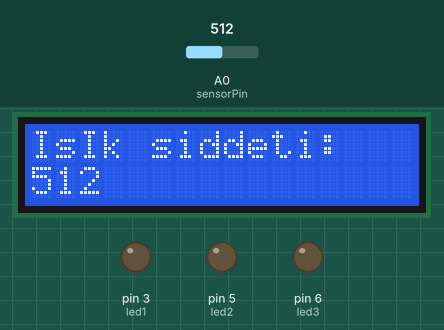
A sketch run on a simulated Arduino Uno, built with avr-gcc and run on an emulated ATmega328P. On the bench: 16×2 character LCD, output pins drawn as LEDs (lit = HIGH). The test bench sets the inputs (shaded band); at power-on: A0 (sensorPin) = 512. What the sketch prints to the serial monitor is not drawn.

Above: at 6.3 s.
6.4 s: A0 (sensorPin) set to 419
At 6.9 s:
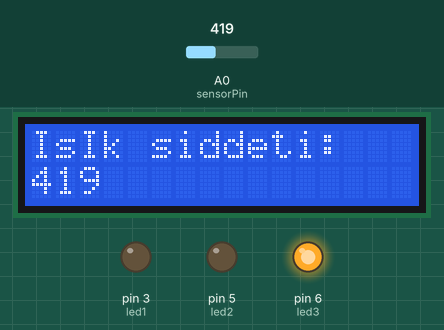
7.9 s: A0 (sensorPin) set to 392
At 9.9 s:
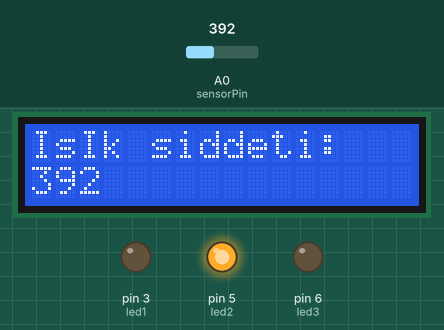
10.3 s: A0 (sensorPin) set to 240
At 11.8 s:
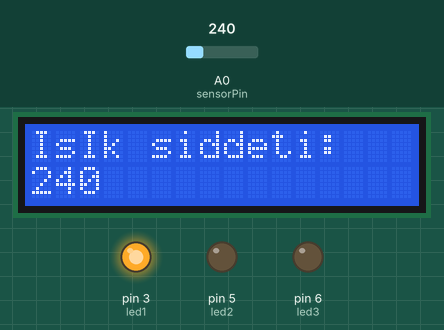
Timing chart, 0 to 13.3 s (numbered marks = the images above; inputs shaded):
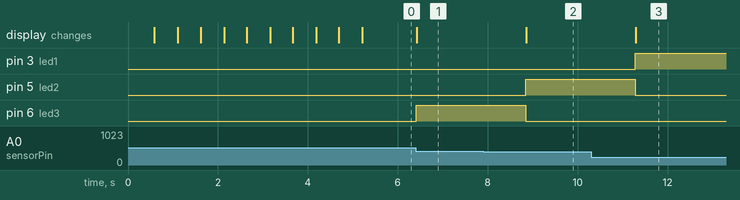

Measured:
- the behaviour switches between 401 and 400 on A0 (sensorPin) (found by bisection; images 1 and 2)
- after the input at 6.4 s, the display: changes at once (image 1)
- after the input at 7.9 s, pin 5 (led2): LOW → HIGH after 0.94 s; pin 6 (led3): HIGH → LOW after 0.94 s; the display: changes after 0.96 s (image 2)
- after the input at 10.3 s, pin 3 (led1): LOW → HIGH after 0.98 s; pin 5 (led2): HIGH → LOW after 0.98 s; the display: changes after 0.99 s (image 3)

The sketch:

ard_nyomemo.ino
```cpp
#include <LiquidCrystal_I2C.h>
LiquidCrystal_I2C lcd(0x27,16,2); // Bu kodu kullanırken ekranda yazı çıkmaz ise 0x27 yerine 0x3f yazınız !!
#define led1 3
#define led2 5
#define led3 6
const int sensorPin = A0;

void setup() {
pinMode (led1, OUTPUT);
pinMode (led2, OUTPUT);
pinMode (led3, OUTPUT);
Serial.begin(9600);
 lcd.begin();
for (int i=0 ; i<5 ;i++)
{lcd.setCursor(0,0); // İlk satırın başlangıç noktası
 lcd.print("21720690036");
 lcd.setCursor(0,1); // İkinci satırın başlangıç noktası
 lcd.print("MEHMETYUKSEK");
 delay(500);
  lcd.clear();
  delay(500);}
  pinMode(sensorPin, INPUT);
}
void loop(){
int lightValue = analogRead(sensorPin);
 lcd.setCursor(0, 0);
  lcd.print("IsIk siddeti:");

  lcd.setCursor(0, 1);
  lcd.print(lightValue);

  delay(1000);
int isik=analogRead(A0);
Serial.println(isik);
delay(200);
if (isik<250){
  digitalWrite(led1,HIGH);
  digitalWrite(led2,LOW);
  digitalWrite(led3,LOW);
}
else{
  digitalWrite(led1,LOW);
}


    if (isik>250 && isik<=400){
  digitalWrite(led2,HIGH);
  digitalWrite(led3,LOW);
  digitalWrite(led1,LOW);
}
else{
  digitalWrite(led2,LOW);
}

  if (isik>400){
  digitalWrite(led3,HIGH);
  digitalWrite(led2,LOW);
  digitalWrite(led1,LOW);
}
else{
  digitalWrite(led3,LOW);
}
}
```
